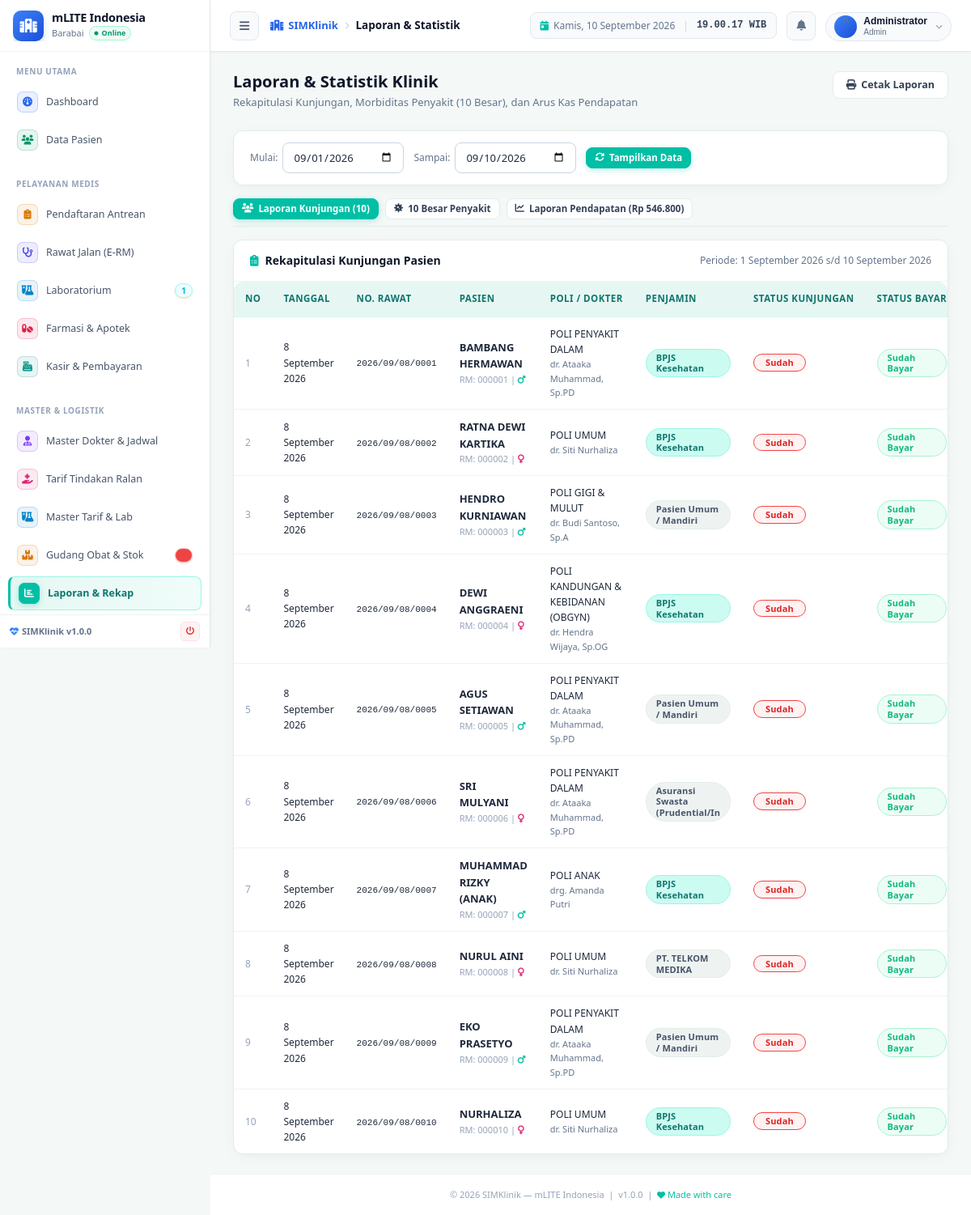
Page /modules/laporan/index.php (signed in) on the committed database.
### tables this page shows
CREATE TABLE IF NOT EXISTS `reg_periksa` (
  `no_reg` varchar(8) DEFAULT NULL,
  `no_rawat` varchar(17) NOT NULL,
  `tgl_registrasi` date DEFAULT NULL,
  `jam_reg` time DEFAULT NULL,
  `kd_dokter` varchar(20) DEFAULT NULL,
  `no_rkm_medis` varchar(15) DEFAULT NULL,
  `kd_poli` char(5) DEFAULT NULL,
  `p_jawab` varchar(100) DEFAULT NULL,
  `almt_pj` varchar(200) DEFAULT NULL,
  `hubunganpj` varchar(20) DEFAULT NULL,
  `biaya_reg` double DEFAULT NULL,
  `stts` enum('Belum','Sudah','Batal','Berkas Diterima','Dirujuk','Meninggal','Dirawat','Pulang Paksa') DEFAULT NULL,
  `stts_daftar` enum('-','Lama','Baru') NOT NULL,
  `status_lanjut` enum('Ralan','Ranap') NOT NULL,
  `kd_pj` char(3) NOT NULL,
  `umurdaftar` int DEFAULT NULL,
  `sttsumur` enum('Th','Bl','Hr') DEFAULT NULL,
  `status_bayar` enum('Sudah Bayar','Belum Bayar') NOT NULL,
  `status_poli` enum('Lama','Baru') NOT NULL,
  PRIMARY KEY (`no_rawat`),
  KEY `no_rkm_medis` (`no_rkm_medis`),
  KEY `kd_poli` (`kd_poli`),
  KEY `kd_pj` (`kd_pj`),
  KEY `status_lanjut` (`status_lanjut`),
  KEY `kd_dokter` (`kd_dokter`),
  KEY `status_bayar` (`status_bayar`) USING BTREE
);

CREATE TABLE IF NOT EXISTS `pasien` (
  `no_rkm_medis` varchar(15) NOT NULL,
  `nm_pasien` varchar(40) DEFAULT NULL,
  `no_ktp` varchar(20) DEFAULT NULL,
  `jk` enum('L','P') DEFAULT NULL,
  `tmp_lahir` varchar(15) DEFAULT NULL,
  `tgl_lahir` date DEFAULT NULL,
  `nm_ibu` varchar(40) NOT NULL,
  `alamat` varchar(200) DEFAULT NULL,
  `gol_darah` enum('A','B','O','AB','-') DEFAULT NULL,
  `pekerjaan` varchar(60) DEFAULT NULL,
  `stts_nikah` enum('BELUM MENIKAH','MENIKAH','JANDA','DUDHA','JOMBLO') DEFAULT NULL,
  `agama` varchar(12) DEFAULT NULL,
  `tgl_daftar` date DEFAULT NULL,
  `no_tlp` varchar(40) DEFAULT NULL,
  `umur` varchar(30) NOT NULL,
  `pnd` enum('TS','TK','SD','SMP','SMA','SLTA/SEDERAJAT','D1','D2','D3','D4','S1','S2','S3','-') NOT NULL,
  `keluarga` enum('AYAH','IBU','ISTRI','SUAMI','SAUDARA','ANAK') DEFAULT NULL,
  `namakeluarga` varchar(50) NOT NULL,
  `kd_pj` char(3) NOT NULL,
  `no_peserta` varchar(25) DEFAULT NULL,
  `kd_kel` varchar(100) NOT NULL,
  `kd_kec` int NOT NULL,
  `kd_kab` int NOT NULL,
  `pekerjaanpj` varchar(35) NOT NULL,
  `alamatpj` varchar(100) NOT NULL,
  `kelurahanpj` varchar(60) NOT NULL,
  `kecamatanpj` varchar(60) NOT NULL,
  `kabupatenpj` varchar(60) NOT NULL,
  `perusahaan_pasien` varchar(8) NOT NULL,
  `suku_bangsa` int NOT NULL,
  `bahasa_pasien` int NOT NULL,
  `cacat_fisik` int NOT NULL,
  `email` varchar(50) NOT NULL,
  `nip` varchar(30) NOT NULL,
  `kd_prop` int NOT NULL,
  `propinsipj` varchar(30) NOT NULL,
  PRIMARY KEY (`no_rkm_medis`),
  KEY `kd_pj` (`kd_pj`),
  KEY `kd_kec` (`kd_kec`),
  KEY `kd_kab` (`kd_kab`),
  KEY `nm_pasien` (`nm_pasien`),
  KEY `alamat` (`alamat`),
  KEY `kd_kel_2` (`kd_kel`),
  KEY `no_ktp` (`no_ktp`),
  KEY `no_peserta` (`no_peserta`),
  KEY `perusahaan_pasien` (`perusahaan_pasien`) USING BTREE,
  KEY `suku_bangsa` (`suku_bangsa`) USING BTREE,
  KEY `bahasa_pasien` (`bahasa_pasien`) USING BTREE,
  KEY `cacat_fisik` (`cacat_fisik`) USING BTREE,
  KEY `kd_prop` (`kd_prop`) USING BTREE
);

CREATE TABLE IF NOT EXISTS `poliklinik` (
  `kd_poli` char(5) NOT NULL DEFAULT '',
  `nm_poli` varchar(50) DEFAULT NULL,
  `registrasi` double NOT NULL,
  `registrasilama` double NOT NULL,
  `status` enum('0','1') NOT NULL,
  PRIMARY KEY (`kd_poli`),
  KEY `nm_poli` (`nm_poli`),
  KEY `registrasi` (`registrasi`),
  KEY `registrasilama` (`registrasilama`)
);

CREATE TABLE IF NOT EXISTS `dokter` (
  `kd_dokter` varchar(20) NOT NULL,
  `nm_dokter` varchar(50) DEFAULT NULL,
  `jk` enum('L','P') DEFAULT NULL,
  `tmp_lahir` varchar(20) DEFAULT NULL,
  `tgl_lahir` date DEFAULT NULL,
  `gol_drh` enum('A','B','O','AB','-') DEFAULT NULL,
  `agama` varchar(12) DEFAULT NULL,
  `almt_tgl` varchar(60) DEFAULT NULL,
  `no_telp` varchar(13) DEFAULT NULL,
  `stts_nikah` enum('BELUM MENIKAH','MENIKAH','JANDA','DUDHA','JOMBLO') DEFAULT NULL,
  `kd_sps` char(5) DEFAULT NULL,
  `alumni` varchar(60) DEFAULT NULL,
  `no_ijn_praktek` varchar(120) DEFAULT NULL,
  `status` enum('0','1') NOT NULL,
  PRIMARY KEY (`kd_dokter`),
  KEY `kd_sps` (`kd_sps`),
  KEY `nm_dokter` (`nm_dokter`),
  KEY `jk` (`jk`),
  KEY `tmp_lahir` (`tmp_lahir`),
  KEY `tgl_lahir` (`tgl_lahir`),
  KEY `gol_drh` (`gol_drh`),
  KEY `agama` (`agama`),
  KEY `almt_tgl` (`almt_tgl`),
  KEY `no_telp` (`no_telp`),
  KEY `stts_nikah` (`stts_nikah`),
  KEY `alumni` (`alumni`),
  KEY `no_ijn_praktek` (`no_ijn_praktek`),
  KEY `kd_dokter` (`kd_dokter`),
  KEY `status` (`status`)
);

CREATE TABLE IF NOT EXISTS `penjab` (
  `kd_pj` char(3) NOT NULL,
  `png_jawab` varchar(30) NOT NULL,
  `nama_perusahaan` varchar(60) NOT NULL,
  `alamat_asuransi` varchar(130) NOT NULL,
  `no_telp` varchar(40) NOT NULL,
  `attn` varchar(60) NOT NULL,
  `status` enum('0','1') NOT NULL,
  PRIMARY KEY (`kd_pj`)
);

### config.php (called while the page is built, shortened)
<?php
function tgl_indo(string $date, bool $with_day = false): string {
    $days  = ['Minggu','Senin','Selasa','Rabu','Kamis','Jumat','Sabtu'];
    $months = ['','Januari','Februari','Maret','April','Mei','Juni',
               'Juli','Agustus','September','Oktober','November','Desember'];
    $ts  = strtotime($date);
    $day = $with_day ? $days[date('w', $ts)] . ', ' : '';
    return $day . date('j', $ts) . ' ' . $months[(int)date('n', $ts)] . ' ' . date('Y', $ts);
}
function rupiah(float $amount): string {
    return 'Rp ' . number_format($amount, 0, ',', '.');
}

### modules/laporan/index.php (the view, shortened to what this page needs)
<?php
require_once dirname(__DIR__, 2) . '/config.php';
require_once dirname(__DIR__, 2) . '/includes/functions.php';
$tgl_mulai  = sanitize($_GET['tgl_mulai'] ?? date('Y-m-01'));
$tgl_akhir  = sanitize($_GET['tgl_akhir'] ?? date('Y-m-d'));
$tab        = sanitize($_GET['tab'] ?? 'kunjungan');
$page       = max(1, (int)($_GET['page'] ?? 1));
$per_page   = 25;
$offset     = ($page - 1) * $per_page;
$count_kunjungan_sql = "
    SELECT COUNT(*) as total
    FROM reg_periksa r
    JOIN pasien p ON r.no_rkm_medis = p.no_rkm_medis
    WHERE r.tgl_registrasi BETWEEN '$tgl_mulai' AND '$tgl_akhir'
";
$count_kunj_res = $conn->query($count_kunjungan_sql);
$total_kunjungan = $count_kunj_res ? (int)$count_kunj_res->fetch_assoc()['total'] : 0;
$kunjungan_sql = "
    SELECT r.tgl_registrasi, r.no_rawat, r.no_rkm_medis, p.nm_pasien, p.jk,
           pol.nm_poli, d.nm_dokter, pj.png_jawab as nm_penjab, r.stts, r.status_bayar
    FROM reg_periksa r
    JOIN pasien p ON r.no_rkm_medis = p.no_rkm_medis
    LEFT JOIN poliklinik pol ON r.kd_poli = pol.kd_poli
    LEFT JOIN dokter d ON r.kd_dokter = d.kd_dokter
    LEFT JOIN penjab pj ON p.kd_pj = pj.kd_pj
    WHERE r.tgl_registrasi BETWEEN '$tgl_mulai' AND '$tgl_akhir'
    ORDER BY r.tgl_registrasi DESC, r.jam_reg ASC
    LIMIT $offset, $per_page
";
$kunjungan_res = $conn->query($kunjungan_sql);
$kunjungan_data = [];
if ($kunjungan_res) while ($row = $kunjungan_res->fetch_assoc()) $kunjungan_data[] = $row;
$penyakit_sql = "
    SELECT p.kd_penyakit, p.nm_penyakit, COUNT(*) as jumlah,
           SUM(CASE WHEN ps.jk = 'L' THEN 1 ELSE 0 END) as jml_pria,
           SUM(CASE WHEN ps.jk = 'P' THEN 1 ELSE 0 END) as jml_wanita
    FROM diagnosa_pasien dp
    JOIN penyakit p ON dp.kd_penyakit = p.kd_penyakit
    JOIN reg_periksa r ON dp.no_rawat = r.no_rawat
    JOIN pasien ps ON r.no_rkm_medis = ps.no_rkm_medis
    WHERE r.tgl_registrasi BETWEEN '$tgl_mulai' AND '$tgl_akhir'
      AND dp.kd_penyakit IS NOT NULL
      AND dp.kd_penyakit != ''
      AND dp.kd_penyakit != '-'
      AND TRIM(dp.kd_penyakit) != ''
      AND p.kd_penyakit IS NOT NULL
      AND p.kd_penyakit != ''
      AND p.kd_penyakit != '-'
      AND TRIM(p.kd_penyakit) != ''
      AND p.nm_penyakit IS NOT NULL
      AND TRIM(p.nm_penyakit) != ''
      AND TRIM(p.nm_penyakit) != '-'
    GROUP BY dp.kd_penyakit
    ORDER BY jumlah DESC
    LIMIT 10
";
$penyakit_res = $conn->query($penyakit_sql);
$penyakit_data = [];
if ($penyakit_res) while ($row = $penyakit_res->fetch_assoc()) $penyakit_data[] = $row;
$omset_sum_sql = "
    SELECT
        SUM(COALESCE(r.biaya_reg, 0)) as total_reg,
        SUM(COALESCE((SELECT SUM(dpo.total) FROM detail_pemberian_obat dpo WHERE dpo.no_rawat = r.no_rawat), 0)) as total_obat
    FROM reg_periksa r
    WHERE r.tgl_registrasi BETWEEN '$tgl_mulai' AND '$tgl_akhir'
";
$omset_sum_res = $conn->query($omset_sum_sql);
$grand_omset = 0;
if ($omset_sum_res && ($row = $omset_sum_res->fetch_assoc())) {
    $grand_omset = (float)($row['total_reg'] ?? 0) + (float)($row['total_obat'] ?? 0);
}
include dirname(__DIR__, 2) . '/includes/header.php';
?>
<div class="page-header">
  <div>
    <h1 class="page-title">Laporan & Statistik Klinik</h1>
    <p class="page-subtitle">Rekapitulasi Kunjungan, Morbiditas Penyakit (10 Besar), dan Arus Kas Pendapatan</p>
  </div>
  <div class="page-actions">
    <button onclick="window.print()" class="btn btn-outline">
      <i class="fas fa-print"></i> Cetak Laporan
    </button>
  </div>
</div>
<div class="card mb-16">
  <div class="card-body" style="padding:14px 20px;">
    <form method="GET" style="display:flex;gap:12px;align-items:center;flex-wrap:wrap;">
      <div style="display:flex;align-items:center;gap:6px;">
        <label style="font-size:12px;color:var(--gray-500);">Mulai:</label>
        <input type="date" name="tgl_mulai" class="form-control" style="width:150px;" value="<?= $tgl_mulai ?>">
      </div>
      <div style="display:flex;align-items:center;gap:6px;">
        <label style="font-size:12px;color:var(--gray-500);">Sampai:</label>
        <input type="date" name="tgl_akhir" class="form-control" style="width:150px;" value="<?= $tgl_akhir ?>" max="<?= date('Y-m-d') ?>">
      </div>
      <button type="submit" class="btn btn-primary btn-sm"><i class="fas fa-sync"></i> Tampilkan Data</button>
    </form>
  </div>
</div>
<div style="display:flex;gap:8px;margin-bottom:16px;border-bottom:1px solid var(--gray-200);padding-bottom:8px;">
  <a href="?tab=kunjungan&tgl_mulai=<?= $tgl_mulai ?>&tgl_akhir=<?= $tgl_akhir ?>"
     class="btn <?= $tab==='kunjungan' ? 'btn-primary':'btn-outline' ?> btn-sm">
    <i class="fas fa-users"></i> Laporan Kunjungan (<?= number_format($total_kunjungan) ?>)
  </a>
  <a href="?tab=penyakit&tgl_mulai=<?= $tgl_mulai ?>&tgl_akhir=<?= $tgl_akhir ?>"
     class="btn <?= $tab==='penyakit' ? 'btn-primary':'btn-outline' ?> btn-sm">
    <i class="fas fa-virus"></i> 10 Besar Penyakit
  </a>
  <a href="?tab=pendapatan&tgl_mulai=<?= $tgl_mulai ?>&tgl_akhir=<?= $tgl_akhir ?>"
     class="btn <?= $tab==='pendapatan' ? 'btn-primary':'btn-outline' ?> btn-sm">
    <i class="fas fa-chart-line"></i> Laporan Pendapatan (<?= rupiah($grand_omset) ?>)
  </a>
</div>
<?php if ($tab === 'kunjungan'): ?>
  <div class="card">
    <div class="card-header">
      <div class="card-title"><i class="fas fa-clipboard-list"></i> Rekapitulasi Kunjungan Pasien</div>
      <span style="font-size:12px;color:var(--gray-500);">Periode: <?= tgl_indo($tgl_mulai) ?> s/d <?= tgl_indo($tgl_akhir) ?></span>
    </div>
    <div class="card-body" style="padding:0;">
      <?php if (empty($kunjungan_data)): ?>
        <div class="empty-state">
          <div class="empty-state-icon"><i class="fas fa-inbox"></i></div>
          <div class="empty-state-title">Tidak ada data kunjungan pada periode ini</div>
        </div>
      <?php else: ?>
        <div class="table-wrapper">
          <table class="table">
            <thead>
              <tr>
                <th>No</th>
                <th>Tanggal</th>
                <th>No. Rawat</th>
                <th>Pasien</th>
                <th>Poli / Dokter</th>
                <th>Penjamin</th>
                <th>Status Kunjungan</th>
                <th>Status Bayar</th>
              </tr>
            </thead>
            <tbody>
              <?php foreach ($kunjungan_data as $i => $k): ?>
                <tr>
                  <td style="color:var(--gray-400);font-size:12px;"><?= $offset + $i + 1 ?></td>
                  <td style="font-size:12px;"><?= tgl_indo($k['tgl_registrasi']) ?></td>
                  <td><span style="font-family:monospace;font-size:11px;"><?= $k['no_rawat'] ?></span></td>
                  <td>
                    <div style="font-weight:600;font-size:13px;"><?= htmlspecialchars($k['nm_pasien']) ?></div>
                    <div style="font-size:11px;color:var(--gray-400);">RM: <?= $k['no_rkm_medis'] ?> | <?= icon_jk($k['jk']) ?></div>
                  </td>
                  <td>
                    <div style="font-size:12px;"><?= htmlspecialchars($k['nm_poli']) ?></div>
                    <div style="font-size:11px;color:var(--gray-500);"><?= htmlspecialchars($k['nm_dokter']) ?></div>
                  </td>
                  <td>
                    <span class="badge badge-<?= str_contains(strtolower($k['nm_penjab']??''), 'bpjs') ? 'primary':'secondary' ?>">
                      <?= htmlspecialchars($k['nm_penjab'] ?: 'Umum') ?>
                    </span>
                  </td>
                  <td><?= badge_status($k['stts']) ?></td>
                  <td>
                    <span class="badge <?= $k['status_bayar']==='Sudah Bayar' ? 'badge-success':'badge-danger' ?>">
                      <?= htmlspecialchars($k['status_bayar']) ?>
                    </span>
                  </td>
                </tr>
              <?php endforeach; ?>
            </tbody>
          </table>
        </div>
      <?php endif; ?>
    </div>
  </div>
<?php endif; ?>
<?php include dirname(__DIR__, 2) . '/includes/footer.php'; ?>

### includes/functions.php (shortened to what this page needs)
<?php
function badge_status(string $status): string {
    $map = [
        'Belum'            => 'badge-status-warning',
        'Menunggu'         => 'badge-status-warning',
        'TTV'              => 'badge-status-ttv',
        'Sudah'            => 'badge-status-danger',
        'Selesai'          => 'badge-status-danger',
        'Batal'            => 'badge-status-warning',
        'Berkas Diterima'  => 'badge-status-info',
        'Dirujuk'          => 'badge-status-secondary',
        'Meninggal'        => 'badge-status-dark',
        'Dirawat'          => 'badge-status-success',
        'Sedang Dirawat'   => 'badge-status-success',
        'Pulang Paksa'     => 'badge-status-danger',
    ];
    $cls = $map[$status] ?? 'badge-status-secondary';
    return "<span class=\"badge {$cls}\">" . htmlspecialchars($status) . "</span>";
}
function icon_jk(string $jk): string {
    return $jk === 'L'
        ? '<i class="fas fa-mars text-blue" title="Laki-laki"></i>'
        : '<i class="fas fa-venus text-pink" title="Perempuan"></i>';
}
function sanitize(string $input): string {
    return htmlspecialchars(trim(strip_tags($input)), ENT_QUOTES, 'UTF-8');
}

### rows in the picture
reg_periksa: i "1", tgl_registrasi "8 September 2026", no_rawat "2026/09/08/0001", no_rkm_medis.nm_pasien "BAMBANG HERMAWAN", no_rkm_medis "000001", kd_poli.nm_poli "POLI PENYAKIT DALAM", kd_dokter.nm_dokter "dr. Ataaka Muhammad, Sp.PD", kd_pj.png_jawab "BPJS Kesehatan", stts "Sudah", status_bayar "Sudah Bayar"
reg_periksa: i "2", tgl_registrasi "8 September 2026", no_rawat "2026/09/08/0002", no_rkm_medis.nm_pasien "RATNA DEWI KARTIKA", no_rkm_medis "000002", kd_poli.nm_poli "POLI UMUM", kd_dokter.nm_dokter "dr. Siti Nurhaliza", kd_pj.png_jawab "BPJS Kesehatan", stts "Sudah", status_bayar "Sudah Bayar"
reg_periksa: i "3", tgl_registrasi "8 September 2026", no_rawat "2026/09/08/0003", no_rkm_medis.nm_pasien "HENDRO KURNIAWAN", no_rkm_medis "000003", kd_poli.nm_poli "POLI GIGI & MULUT", kd_dokter.nm_dokter "dr. Budi Santoso, Sp.A", kd_pj.png_jawab "Pasien Umum / Mandiri", stts "Sudah", status_bayar "Sudah Bayar"
reg_periksa: i "4", tgl_registrasi "8 September 2026", no_rawat "2026/09/08/0004", no_rkm_medis.nm_pasien "DEWI ANGGRAENI", no_rkm_medis "000004", kd_poli.nm_poli "POLI KANDUNGAN & KEBIDANAN (OBGYN)", kd_dokter.nm_dokter "dr. Hendra Wijaya, Sp.OG", kd_pj.png_jawab "BPJS Kesehatan", stts "Sudah", status_bayar "Sudah Bayar"
reg_periksa: i "5", tgl_registrasi "8 September 2026", no_rawat "2026/09/08/0005", no_rkm_medis.nm_pasien "AGUS SETIAWAN", no_rkm_medis "000005", kd_poli.nm_poli "POLI PENYAKIT DALAM", kd_dokter.nm_dokter "dr. Ataaka Muhammad, Sp.PD", kd_pj.png_jawab "Pasien Umum / Mandiri", stts "Sudah", status_bayar "Sudah Bayar"
reg_periksa: i "6", tgl_registrasi "8 September 2026", no_rawat "2026/09/08/0006", no_rkm_medis.nm_pasien "SRI MULYANI", no_rkm_medis "000006", kd_poli.nm_poli "POLI PENYAKIT DALAM", kd_dokter.nm_dokter "dr. Ataaka Muhammad, Sp.PD", kd_pj.png_jawab "Asuransi Swasta (Prudential/In", stts "Sudah", status_bayar "Sudah Bayar"
reg_periksa: i "7", tgl_registrasi "8 September 2026", no_rawat "2026/09/08/0007", no_rkm_medis.nm_pasien "MUHAMMAD RIZKY (ANAK)", no_rkm_medis "000007", kd_poli.nm_poli "POLI ANAK", kd_dokter.nm_dokter "drg. Amanda Putri", kd_pj.png_jawab "BPJS Kesehatan", stts "Sudah", status_bayar "Sudah Bayar"
reg_periksa: i "8", tgl_registrasi "8 September 2026", no_rawat "2026/09/08/0008", no_rkm_medis.nm_pasien "NURUL AINI", no_rkm_medis "000008", kd_poli.nm_poli "POLI UMUM", kd_dokter.nm_dokter "dr. Siti Nurhaliza", kd_pj.png_jawab "PT. TELKOM MEDIKA", stts "Sudah", status_bayar "Sudah Bayar"
reg_periksa: i "9", tgl_registrasi "8 September 2026", no_rawat "2026/09/08/0009", no_rkm_medis.nm_pasien "EKO PRASETYO", no_rkm_medis "000009", kd_poli.nm_poli "POLI PENYAKIT DALAM", kd_dokter.nm_dokter "dr. Ataaka Muhammad, Sp.PD", kd_pj.png_jawab "Pasien Umum / Mandiri", stts "Sudah", status_bayar "Sudah Bayar"
reg_periksa: i "10", tgl_registrasi "8 September 2026", no_rawat "2026/09/08/0010", no_rkm_medis.nm_pasien "NURHALIZA", no_rkm_medis "000010", kd_poli.nm_poli "POLI UMUM", kd_dokter.nm_dokter "dr. Siti Nurhaliza", kd_pj.png_jawab "BPJS Kesehatan", stts "Sudah", status_bayar "Sudah Bayar"

### other values in the picture
INSTANSI_NAMA "mLITE Indonesia"
INSTANSI_KOTA "Barabai"
$sec['title'] "MENU UTAMA"
$item['label'] "Dashboard"
$item['label'] "Data Pasien"
$sec['title'] "PELAYANAN MEDIS"
$item['label'] "Pendaftaran Antrean"
$item['label'] "Rawat Jalan (E-RM)"
$item['label'] "Laboratorium"
$item['badge'] "1"
$item['label'] "Farmasi & Apotek"
$item['label'] "Kasir & Pembayaran"
$sec['title'] "MASTER & LOGISTIK"
$item['label'] "Master Dokter & Jadwal"
$item['label'] "Tarif Tindakan Ralan"
